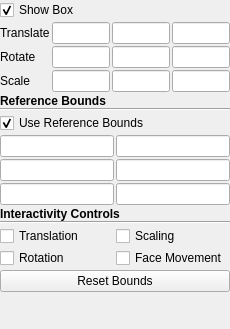
<?xml version="1.0" encoding="UTF-8"?>
<ui version="4.0">
 <class>BoxPropertyWidget</class>
 <widget class="QWidget" name="BoxPropertyWidget">
  <property name="geometry">
   <rect>
    <x>0</x>
    <y>0</y>
    <width>230</width>
    <height>329</height>
   </rect>
  </property>
  <property name="windowTitle">
   <string>Form</string>
  </property>
  <layout class="QVBoxLayout">
   <property name="spacing">
    <number>2</number>
   </property>
   <property name="leftMargin">
    <number>0</number>
   </property>
   <property name="topMargin">
    <number>0</number>
   </property>
   <property name="rightMargin">
    <number>0</number>
   </property>
   <property name="bottomMargin">
    <number>0</number>
   </property>
   <item>
    <widget class="QCheckBox" name="show3DWidget">
     <property name="toolTip">
      <string>Show the interactive box widget in the 3d scene.</string>
     </property>
     <property name="text">
      <string>Show Box</string>
     </property>
     <property name="checked">
      <bool>true</bool>
     </property>
    </widget>
   </item>
   <item>
    <layout class="QGridLayout" name="gridLayout">
     <property name="leftMargin">
      <number>0</number>
     </property>
     <property name="topMargin">
      <number>0</number>
     </property>
     <property name="rightMargin">
      <number>0</number>
     </property>
     <property name="bottomMargin">
      <number>0</number>
     </property>
     <property name="spacing">
      <number>2</number>
     </property>
     <item row="1" column="0">
      <widget class="QLabel" name="labelRotate">
       <property name="text">
        <string>Rotate</string>
       </property>
      </widget>
     </item>
     <item row="1" column="1">
      <widget class="pqDoubleLineEdit" name="rotateX"/>
     </item>
     <item row="0" column="0">
      <widget class="QLabel" name="labelTranslate">
       <property name="text">
        <string>Translate</string>
       </property>
      </widget>
     </item>
     <item row="1" column="3">
      <widget class="pqDoubleLineEdit" name="rotateZ"/>
     </item>
     <item row="0" column="3">
      <widget class="pqDoubleLineEdit" name="translateZ"/>
     </item>
     <item row="0" column="2">
      <widget class="pqDoubleLineEdit" name="translateY"/>
     </item>
     <item row="1" column="2">
      <widget class="pqDoubleLineEdit" name="rotateY"/>
     </item>
     <item row="0" column="1">
      <widget class="pqDoubleLineEdit" name="translateX"/>
     </item>
     <item row="2" column="2">
      <widget class="pqDoubleLineEdit" name="scaleY"/>
     </item>
     <item row="2" column="1">
      <widget class="pqDoubleLineEdit" name="scaleX"/>
     </item>
     <item row="2" column="3">
      <widget class="pqDoubleLineEdit" name="scaleZ"/>
     </item>
     <item row="2" column="0">
      <widget class="QLabel" name="labelScale">
       <property name="text">
        <string>Scale</string>
       </property>
      </widget>
     </item>
    </layout>
   </item>
   <item>
    <layout class="QVBoxLayout" name="verticalLayout_2">
     <property name="spacing">
      <number>0</number>
     </property>
     <item>
      <widget class="QLabel" name="referenceBoundsLabel">
       <property name="text">
        <string>&lt;html&gt;&lt;head/&gt;&lt;body&gt;&lt;p&gt;&lt;span style=&quot; font-weight:600;&quot;&gt;Reference Bounds&lt;/span&gt;&lt;/p&gt;&lt;/body&gt;&lt;/html&gt;</string>
       </property>
      </widget>
     </item>
     <item>
      <widget class="Line" name="referenceBoundsHLine">
       <property name="orientation">
        <enum>Qt::Horizontal</enum>
       </property>
      </widget>
     </item>
    </layout>
   </item>
   <item>
    <widget class="QCheckBox" name="useReferenceBounds">
     <property name="toolTip">
      <string>&lt;html&gt;&lt;head/&gt;&lt;body&gt;&lt;p&gt;Use reference bounding box. When checked, &lt;span style=&quot; font-weight:600;&quot;&gt;Position&lt;/span&gt;, &lt;span style=&quot; font-weight:600;&quot;&gt;Rotation&lt;/span&gt;, and &lt;span style=&quot; font-weight:600;&quot;&gt;Scale&lt;/span&gt; are specified relative to the explicitly provided reference bounding box.&lt;/p&gt;&lt;/body&gt;&lt;/html&gt;</string>
     </property>
     <property name="text">
      <string>Use Reference Bounds</string>
     </property>
     <property name="checked">
      <bool>true</bool>
     </property>
    </widget>
   </item>
   <item>
    <layout class="QGridLayout" name="gridLayout2">
     <item row="0" column="0">
      <widget class="pqDoubleLineEdit" name="xmin">
       <property name="toolTip">
        <string>Minimum X</string>
       </property>
      </widget>
     </item>
     <item row="0" column="1">
      <widget class="pqDoubleLineEdit" name="xmax">
       <property name="toolTip">
        <string>Maximum X</string>
       </property>
      </widget>
     </item>
     <item row="1" column="0">
      <widget class="pqDoubleLineEdit" name="ymin">
       <property name="toolTip">
        <string>Minimum Y</string>
       </property>
      </widget>
     </item>
     <item row="1" column="1">
      <widget class="pqDoubleLineEdit" name="ymax">
       <property name="toolTip">
        <string>Maximum Y</string>
       </property>
      </widget>
     </item>
     <item row="2" column="0">
      <widget class="pqDoubleLineEdit" name="zmin">
       <property name="toolTip">
        <string>Minimum Z</string>
       </property>
      </widget>
     </item>
     <item row="2" column="1">
      <widget class="pqDoubleLineEdit" name="zmax">
       <property name="toolTip">
        <string>Maximum Z</string>
       </property>
      </widget>
     </item>
    </layout>
   </item>
   <item>
    <layout class="QVBoxLayout" name="verticalLayout">
     <property name="spacing">
      <number>0</number>
     </property>
     <item>
      <widget class="QLabel" name="label">
       <property name="text">
        <string>&lt;html&gt;&lt;head/&gt;&lt;body&gt;&lt;p&gt;&lt;span style=&quot; font-weight:600;&quot;&gt;Interactivity Controls&lt;/span&gt;&lt;/p&gt;&lt;/body&gt;&lt;/html&gt;</string>
       </property>
      </widget>
     </item>
     <item>
      <widget class="Line" name="line_2">
       <property name="orientation">
        <enum>Qt::Horizontal</enum>
       </property>
      </widget>
     </item>
    </layout>
   </item>
   <item>
    <layout class="QGridLayout" name="gridLayout1">
     <item row="3" column="0">
      <widget class="QCheckBox" name="enableRotation">
       <property name="toolTip">
        <string>Enable rotation of the 3d box widget.</string>
       </property>
       <property name="text">
        <string>Rotation</string>
       </property>
      </widget>
     </item>
     <item row="1" column="0">
      <widget class="QCheckBox" name="enableTranslation">
       <property name="toolTip">
        <string>Enable translation of the 3d box widget.</string>
       </property>
       <property name="text">
        <string>Translation</string>
       </property>
      </widget>
     </item>
     <item row="1" column="1">
      <widget class="QCheckBox" name="enableScaling">
       <property name="toolTip">
        <string>Enable scaling of the 3d box widget.</string>
       </property>
       <property name="text">
        <string>Scaling</string>
       </property>
      </widget>
     </item>
     <item row="3" column="1">
      <widget class="QCheckBox" name="enableMoveFaces">
       <property name="toolTip">
        <string>Enable moving faces of the 3d box widget.</string>
       </property>
       <property name="text">
        <string>Face Movement</string>
       </property>
      </widget>
     </item>
    </layout>
   </item>
   <item>
    <widget class="QPushButton" name="resetBounds">
     <property name="toolTip">
      <string>Reset box using current data bounds</string>
     </property>
     <property name="text">
      <string>Reset Bounds</string>
     </property>
    </widget>
   </item>
   <item>
    <spacer name="verticalSpacer">
     <property name="orientation">
      <enum>Qt::Vertical</enum>
     </property>
     <property name="sizeHint" stdset="0">
      <size>
       <width>20</width>
       <height>0</height>
      </size>
     </property>
    </spacer>
   </item>
  </layout>
 </widget>
 <customwidgets>
  <customwidget>
   <class>pqDoubleLineEdit</class>
   <extends>QLineEdit</extends>
   <header>pqDoubleLineEdit.h</header>
  </customwidget>
 </customwidgets>
 <tabstops>
  <tabstop>show3DWidget</tabstop>
  <tabstop>translateX</tabstop>
  <tabstop>translateY</tabstop>
  <tabstop>translateZ</tabstop>
  <tabstop>rotateX</tabstop>
  <tabstop>rotateY</tabstop>
  <tabstop>rotateZ</tabstop>
  <tabstop>scaleX</tabstop>
  <tabstop>scaleY</tabstop>
  <tabstop>scaleZ</tabstop>
  <tabstop>enableTranslation</tabstop>
  <tabstop>enableScaling</tabstop>
  <tabstop>enableRotation</tabstop>
  <tabstop>enableMoveFaces</tabstop>
  <tabstop>useReferenceBounds</tabstop>
  <tabstop>xmin</tabstop>
  <tabstop>xmax</tabstop>
  <tabstop>ymin</tabstop>
  <tabstop>ymax</tabstop>
  <tabstop>zmin</tabstop>
  <tabstop>zmax</tabstop>
  <tabstop>resetBounds</tabstop>
 </tabstops>
 <resources/>
 <connections>
  <connection>
   <sender>useReferenceBounds</sender>
   <signal>toggled(bool)</signal>
   <receiver>xmin</receiver>
   <slot>setVisible(bool)</slot>
   <hints>
    <hint type="sourcelabel">
     <x>114</x>
     <y>132</y>
    </hint>
    <hint type="destinationlabel">
     <x>56</x>
     <y>157</y>
    </hint>
   </hints>
  </connection>
  <connection>
   <sender>useReferenceBounds</sender>
   <signal>toggled(bool)</signal>
   <receiver>xmax</receiver>
   <slot>setVisible(bool)</slot>
   <hints>
    <hint type="sourcelabel">
     <x>114</x>
     <y>132</y>
    </hint>
    <hint type="destinationlabel">
     <x>173</x>
     <y>157</y>
    </hint>
   </hints>
  </connection>
  <connection>
   <sender>useReferenceBounds</sender>
   <signal>toggled(bool)</signal>
   <receiver>ymin</receiver>
   <slot>setVisible(bool)</slot>
   <hints>
    <hint type="sourcelabel">
     <x>114</x>
     <y>132</y>
    </hint>
    <hint type="destinationlabel">
     <x>56</x>
     <y>186</y>
    </hint>
   </hints>
  </connection>
  <connection>
   <sender>useReferenceBounds</sender>
   <signal>toggled(bool)</signal>
   <receiver>ymax</receiver>
   <slot>setVisible(bool)</slot>
   <hints>
    <hint type="sourcelabel">
     <x>114</x>
     <y>132</y>
    </hint>
    <hint type="destinationlabel">
     <x>173</x>
     <y>186</y>
    </hint>
   </hints>
  </connection>
  <connection>
   <sender>useReferenceBounds</sender>
   <signal>toggled(bool)</signal>
   <receiver>zmax</receiver>
   <slot>setVisible(bool)</slot>
   <hints>
    <hint type="sourcelabel">
     <x>114</x>
     <y>132</y>
    </hint>
    <hint type="destinationlabel">
     <x>173</x>
     <y>215</y>
    </hint>
   </hints>
  </connection>
  <connection>
   <sender>useReferenceBounds</sender>
   <signal>toggled(bool)</signal>
   <receiver>zmin</receiver>
   <slot>setVisible(bool)</slot>
   <hints>
    <hint type="sourcelabel">
     <x>114</x>
     <y>132</y>
    </hint>
    <hint type="destinationlabel">
     <x>56</x>
     <y>215</y>
    </hint>
   </hints>
  </connection>
 </connections>
</ui>
